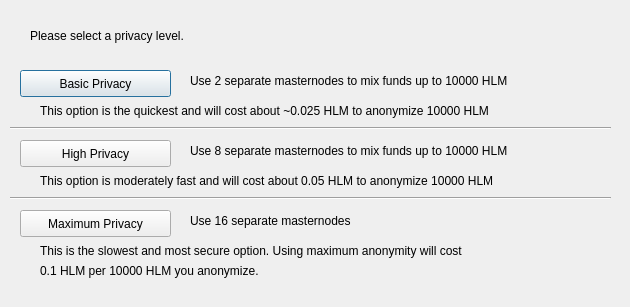
<?xml version="1.0" encoding="UTF-8"?>
<ui version="4.0">
 <class>ObfuscationConfig</class>
 <widget class="QDialog" name="ObfuscationConfig">
  <property name="geometry">
   <rect>
    <x>0</x>
    <y>0</y>
    <width>630</width>
    <height>307</height>
   </rect>
  </property>
  <property name="windowTitle">
   <string>Configure Obfuscation</string>
  </property>
  <widget class="QPushButton" name="buttonBasic">
   <property name="geometry">
    <rect>
     <x>20</x>
     <y>70</y>
     <width>151</width>
     <height>27</height>
    </rect>
   </property>
   <property name="text">
    <string>Basic Privacy</string>
   </property>
  </widget>
  <widget class="QPushButton" name="buttonHigh">
   <property name="geometry">
    <rect>
     <x>20</x>
     <y>140</y>
     <width>151</width>
     <height>27</height>
    </rect>
   </property>
   <property name="text">
    <string>High Privacy</string>
   </property>
  </widget>
  <widget class="QPushButton" name="buttonMax">
   <property name="geometry">
    <rect>
     <x>20</x>
     <y>210</y>
     <width>151</width>
     <height>27</height>
    </rect>
   </property>
   <property name="text">
    <string>Maximum Privacy</string>
   </property>
  </widget>
  <widget class="QLabel" name="label">
   <property name="geometry">
    <rect>
     <x>30</x>
     <y>20</y>
     <width>571</width>
     <height>31</height>
    </rect>
   </property>
   <property name="text">
    <string>Please select a privacy level.</string>
   </property>
  </widget>
  <widget class="QLabel" name="label_2">
   <property name="geometry">
    <rect>
     <x>190</x>
     <y>70</y>
     <width>421</width>
     <height>21</height>
    </rect>
   </property>
   <property name="text">
    <string>Use 2 separate masternodes to mix funds up to 10000 HLM</string>
   </property>
  </widget>
  <widget class="QLabel" name="label_3">
   <property name="geometry">
    <rect>
     <x>190</x>
     <y>140</y>
     <width>411</width>
     <height>21</height>
    </rect>
   </property>
   <property name="text">
    <string>Use 8 separate masternodes to mix funds up to 10000 HLM</string>
   </property>
  </widget>
  <widget class="QLabel" name="label_4">
   <property name="geometry">
    <rect>
     <x>190</x>
     <y>210</y>
     <width>421</width>
     <height>21</height>
    </rect>
   </property>
   <property name="text">
    <string>Use 16 separate masternodes</string>
   </property>
  </widget>
  <widget class="QLabel" name="label_6">
   <property name="geometry">
    <rect>
     <x>40</x>
     <y>100</y>
     <width>561</width>
     <height>21</height>
    </rect>
   </property>
   <property name="text">
    <string>This option is the quickest and will cost about ~0.025 HLM to anonymize 10000 HLM</string>
   </property>
  </widget>
  <widget class="QLabel" name="label_7">
   <property name="geometry">
    <rect>
     <x>40</x>
     <y>170</y>
     <width>561</width>
     <height>21</height>
    </rect>
   </property>
   <property name="text">
    <string>This option is moderately fast and will cost about 0.05 HLM to anonymize 10000 HLM</string>
   </property>
  </widget>
  <widget class="QLabel" name="label_8">
   <property name="geometry">
    <rect>
     <x>40</x>
     <y>240</y>
     <width>561</width>
     <height>21</height>
    </rect>
   </property>
   <property name="text">
    <string>This is the slowest and most secure option. Using maximum anonymity will cost</string>
   </property>
  </widget>
  <widget class="QLabel" name="label_9">
   <property name="geometry">
    <rect>
     <x>40</x>
     <y>260</y>
     <width>561</width>
     <height>21</height>
    </rect>
   </property>
   <property name="text">
    <string>0.1 HLM per 10000 HLM you anonymize.</string>
   </property>
  </widget>
  <widget class="Line" name="line">
   <property name="geometry">
    <rect>
     <x>10</x>
     <y>120</y>
     <width>601</width>
     <height>16</height>
    </rect>
   </property>
   <property name="orientation">
    <enum>Qt::Horizontal</enum>
   </property>
  </widget>
  <widget class="Line" name="line_2">
   <property name="geometry">
    <rect>
     <x>10</x>
     <y>190</y>
     <width>601</width>
     <height>16</height>
    </rect>
   </property>
   <property name="orientation">
    <enum>Qt::Horizontal</enum>
   </property>
  </widget>
 </widget>
 <resources/>
 <connections/>
</ui>
